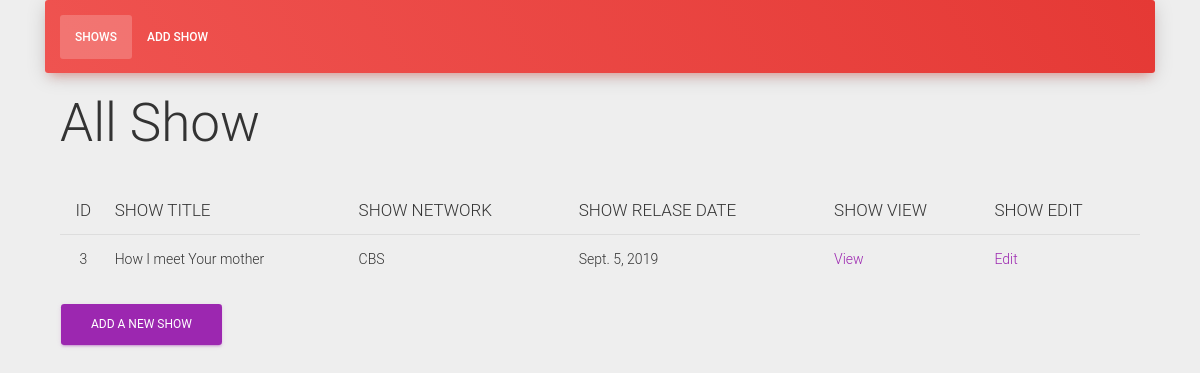
Before: / with the older database file.
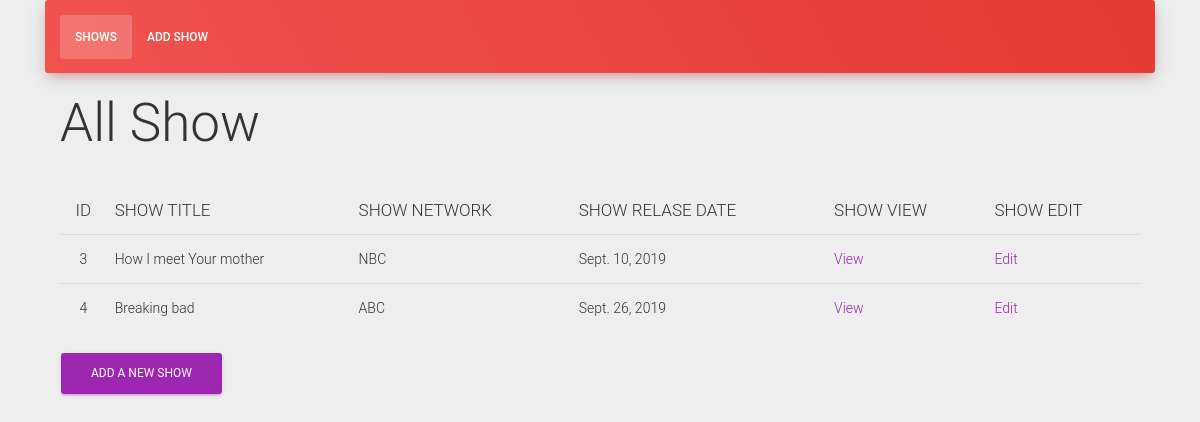
After: the same page with the newer database file.
### shows/models.py (models this page shows)
class Shows(models.Model):
    title = models.CharField(max_length=255)
    network=models.CharField(max_length=255)
    relase_date=models.DateField()
    desc=models.TextField(null=True)
    created_at = models.DateTimeField(auto_now_add=True)
    updated_at = models.DateTimeField(auto_now=True)
    objects = ShowManager()

### shows/views.py (the view)
# urls.py: path('', views.index, name='index'),
def index(request):
    show_list = Shows.objects.all()
    context = {
        "show_list_html": show_list
    }
    return render(request, "index.html", context)

### shows/templates/index.html (shortened to what this page needs)
<!DOCTYPE html>
<html lang="en">
<head>
    {% load static %}
    <link rel="stylesheet" href="{% static 'shows/css/material-dashboard.css' %}">
</head>
<body>
    <div class="container">
        <div class="card card-nav-tabs card-plain">
            <div class="card-header card-header-danger">
                <div class="nav-tabs-navigation">
                    <div class="nav-tabs-wrapper">
                        <ul class="nav nav-tabs" data-tabs="tabs">
                            <li class="nav-item">
                                <a class="nav-link active" href="" data-toggle="tab">Shows</a>
                            </li>
                            <li class="nav-item">
                                <a class="nav-link" href="/add_show" data-toggle="tab">Add Show</a>
                            </li>
                        </ul>
                    </div>
                </div>
            </div>
            <div class="container" style="margin-top: 20px">
                <h1>All Show</h1>
                <br>
                <table class="table">
                    <thead>
                        <tr>
                            <th class="text-center">ID</th>
                            <th>SHOW TITLE</th>
                            <th>SHOW NETWORK</th>
                            <th>SHOW RELASE DATE</th>
                            <th>SHOW VIEW</th>
                            <th>SHOW EDIT</th>
                        </tr>
                    </thead>
                    <tbody>
                            {% for show in show_list_html %}
                        <tr>
                            <td class="text-center">{{show.id}}</td>
                            <td>{{show.title}}</td>
                            <td>{{show.network}}</td>
                            <td>{{show.relase_date}}</td>
                            <td><a href="/show/{{show.id}}">View</a></td>
                            <td><a href="/edit_show/{{show.id}}">Edit</a></td>
                        </tr>
                        {% endfor %}
                    </tbody>
                </table>
                <a class="btn btn-primary" href="/add_show">Add A New Show</a>
            </div>
</body>
</html>

Changed rows visible on the page:
changed Shows "How I meet Your mother": network "CBS" → "NBC"; relase_date "Sept. 5, 2019" → "Sept. 10, 2019"
added Shows: id "4", title "Breaking bad", network "ABC", relase_date "Sept. 26, 2019"
